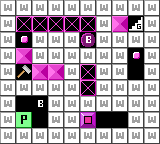

Rendered tile map (Tiled .tmx) drawn with the repository's tilesets; below, a short description and the full map source, tile grids included:
An orthogonal 10x9 tile map with 16x16 px tiles, 1 tile layer (Tile layer 1).

<map version="1.0" tiledversion="1.1.6" orientation="orthogonal" renderorder="right-down" width="10" height="9" tilewidth="16" tileheight="16" infinite="0" nextobjectid="1">
 <properties>
  <property name="difficulty" value="8" />
  <property name="name" value="Stuck" />
  <property name="turns" value="69" />
 </properties>
 <tileset firstgid="1" source="../../../dev/editor_tileset.tsx" />
 <layer name="Tile layer 1" width="10" height="9">
  <data encoding="csv">
1,1,1,1,1,1,1,1,1,1,
1,6,6,6,6,6,1,7,18,1,
1,8,1,1,1,11,1,1,1,1,
1,7,1,1,1,1,1,1,8,1,
1,12,7,7,1,6,1,1,0,1,
1,1,1,1,1,6,1,1,1,1,
1,0,16,1,1,1,1,1,1,1,
1,17,0,1,1,14,0,0,1,1,
1,1,1,1,1,1,1,1,1,1
</data>
 </layer>
</map>
